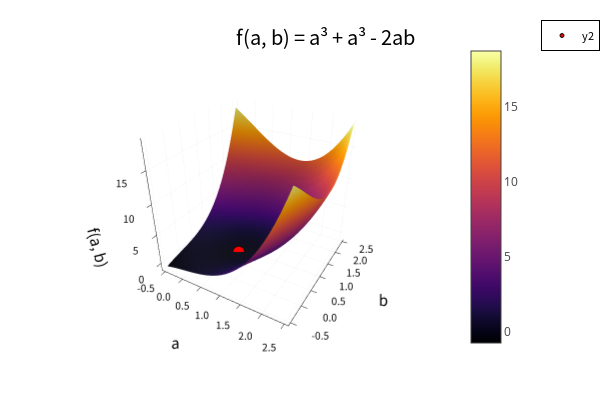

Notebook code for this chart:
### Code cell
using Plots
# plotlyjs()

# 関数の3Dプロット
x_range = -0.5:0.1:2.5
y_range = -0.5:0.1:2.5
z_vals = [xi^3 + yi^3 - 2*xi*yi for xi in x_range, yi in y_range]

surface(x_range, y_range, z_vals, 
        title="f(a, b) = a³ + a³ - 2ab",
        xlabel="a",
        ylabel="b",
        zlabel="f(a, b)")

# 最適解をプロット上に表示
scatter3d!([x_opt[1]], [x_opt[2]], [min_f], 
           color=:red, 
           markersize=2)

### Figure 1 — Plotly figure (JSON) as saved in the notebook; plotly's stock layout.template omitted (floating-point values rounded to 4 significant figures; data arrays with more than 128 entries replaced by an {"elided": "..."} marker saying what was removed)
{"data": [{"colorbar": {"len": 0.8657, "title": "", "x": 0.7679, "y": 0.5087}, "colorscale": {"elided": "256x2 mixed values"}, "name": "y1", "opacity": null, "scene": "scene", "showlegend": false, "showscale": true, "type": "surface", "x": [-0.5, -0.4, -0.3, -0.2, -0.1, 0, 0.1, 0.2, 0.3, 0.4, 0.5, 0.6, 0.7, 0.8, 0.9, 1, 1.1, 1.2, 1.3, 1.4, 1.5, 1.6, 1.7, 1.8, 1.9, 2, 2.1, 2.2, 2.3, 2.4, 2.5], "xaxis": "x", "y": [-0.5, -0.4, -0.3, -0.2, -0.1, 0, 0.1, 0.2, 0.3, 0.4, 0.5, 0.6, 0.7, 0.8, 0.9, 1, 1.1, 1.2, 1.3, 1.4, 1.5, 1.6, 1.7, 1.8, 1.9, 2, 2.1, 2.2, 2.3, 2.4, 2.5], "yaxis": "y", "z": {"elided": "31x31 float values"}, "zaxis": "z", "zmax": 18.75, "zmin": -0.75}, {"colorbar": {"len": 0.8657, "title": "", "x": 0.7679, "y": 0.5087}, "legendgroup": "y2", "marker": {"color": "rgba(255, 0, 0, 1.000)", "line": {"color": "rgba(0, 0, 0, 1.000)", "width": 1}, "size": 4, "symbol": "circle"}, "mode": "markers", "name": "y2", "scene": "scene", "showlegend": true, "type": "scatter3d", "x": [0.6667], "xaxis": "x", "y": [0.6667], "yaxis": "y", "z": [-0.2963], "zaxis": "z", "zmax": 18.75, "zmin": -0.75}], "layout": {"annotations": [{"font": {"color": "rgba(0, 0, 0, 1.000)", "family": "Noto Sans CJK JP", "size": 20}, "rotation": 0, "showarrow": false, "text": "f(a, b) = a³ + a³ - 2ab", "x": 0.5424, "xanchor": "center", "xref": "paper", "y": 1, "yanchor": "top", "yref": "paper"}], "height": 400, "legend": {"bgcolor": "rgba(255, 255, 255, 1.000)", "bordercolor": "rgba(0, 0, 0, 1.000)", "borderwidth": 1, "font": {"color": "rgba(0, 0, 0, 1.000)", "family": "Noto Sans CJK JP", "size": 11}, "title": {"font": {"color": "rgba(0, 0, 0, 1.000)", "family": "Noto Sans CJK JP", "size": 15}, "text": ""}, "tracegroupgap": 0, "traceorder": "normal", "x": 1, "xanchor": "auto", "y": 1, "yanchor": "auto"}, "margin": {"b": 20, "l": 0, "r": 0, "t": 20}, "paper_bgcolor": "rgba(255, 255, 255, 1.000)", "plot_bgcolor": "rgba(255, 255, 255, 1.000)", "scene": {"camera": {"eye": {"x": 1.126, "y": -1.95, "z": 1.3}, "projection": "orthographic"}, "domain": {"x": [0.09128, 0.7679], "y": [0.07581, 0.9415]}, "xaxis": {"gridcolor": "rgba(0, 0, 0, 0.100)", "gridwidth": 0.5, "linecolor": "rgba(0, 0, 0, 1.000)", "mirror": false, "range": [-0.59, 2.59], "showgrid": true, "showline": true, "showticklabels": true, "tickangle": 0, "tickcolor": "rgb(0, 0, 0)", "tickfont": {"color": "rgba(0, 0, 0, 1.000)", "family": "Noto Sans CJK JP", "size": 11}, "tickmode": "array", "ticks": "inside", "ticktext": ["-0.5", "0.0", "0.5", "1.0", "1.5", "2.0", "2.5"], "tickvals": [-0.5, 0, 0.5, 1, 1.5, 2, 2.5], "title": "a", "titlefont": {"color": "rgba(0, 0, 0, 1.000)", "family": "Noto Sans CJK JP", "size": 15}, "type": "-", "visible": true, "zeroline": false, "zerolinecolor": "rgba(0, 0, 0, 1.000)"}, "yaxis": {"gridcolor": "rgba(0, 0, 0, 0.100)", "gridwidth": 0.5, "linecolor": "rgba(0, 0, 0, 1.000)", "mirror": false, "range": [-0.59, 2.59], "showgrid": true, "showline": true, "showticklabels": true, "tickangle": 0, "tickcolor": "rgb(0, 0, 0)", "tickfont": {"color": "rgba(0, 0, 0, 1.000)", "family": "Noto Sans CJK JP", "size": 11}, "tickmode": "array", "ticks": "inside", "ticktext": ["-0.5", "0.0", "0.5", "1.0", "1.5", "2.0", "2.5"], "tickvals": [-0.5, 0, 0.5, 1, 1.5, 2, 2.5], "title": "b", "titlefont": {"color": "rgba(0, 0, 0, 1.000)", "family": "Noto Sans CJK JP", "size": 15}, "type": "-", "visible": true, "zeroline": false, "zerolinecolor": "rgba(0, 0, 0, 1.000)"}, "zaxis": {"gridcolor": "rgba(0, 0, 0, 0.100)", "gridwidth": 0.5, "linecolor": "rgba(0, 0, 0, 1.000)", "mirror": false, "range": [-1.335, 19.34], "showgrid": true, "showline": true, "showticklabels": true, "tickangle": 0, "tickcolor": "rgb(0, 0, 0)", "tickfont": {"color": "rgba(0, 0, 0, 1.000)", "family": "Noto Sans CJK JP", "size": 11}, "tickmode": "array", "ticks": "inside", "ticktext": ["0", "5", "10", "15"], "tickvals": [0, 5, 10, 15], "title": "f(a, b)", "titlefont": {"color": "rgba(0, 0, 0, 1.000)", "family": "Noto Sans CJK JP", "size": 15}, "type": "-", "visible": true, "zeroline": false, "zerolinecolor": "rgba(0, 0, 0, 1.000)"}}, "showlegend": true, "width": 600}}
